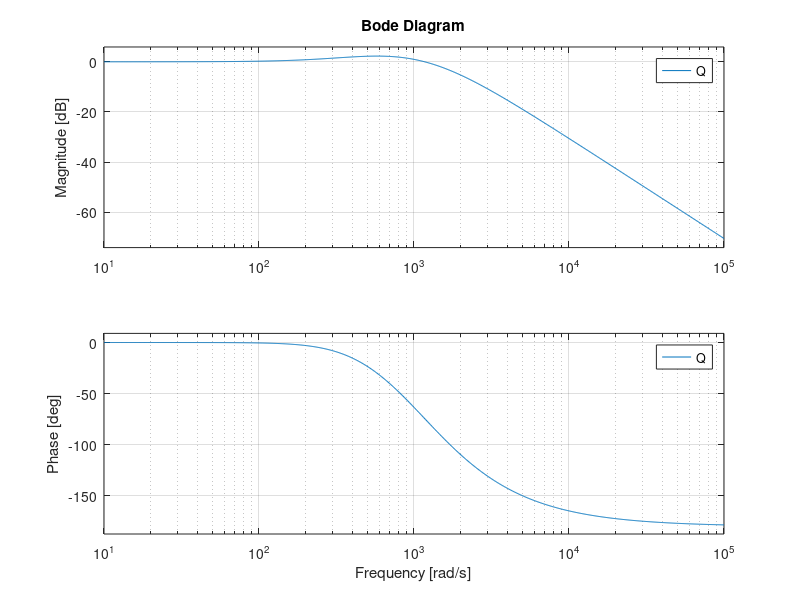

The MATLAB script that drew this image:
clear all;
close all;
Jp=0.0030;bp=0.067;
Jn=0.0033;bn=0.0673;
Gp=tf([1],[Jp,bp,0]);  %Practical plant
Gn=tf([1],[Jn,bn,0]);  %Nominal plant

tol=0.001;
Q=tf([3*tol,1],[tol^3,3*tol^2,3*tol,1]);
bode(Q);
dcgain(Q)
QGn=Q/Gn;
[num,den]=tfdata(QGn,'v');